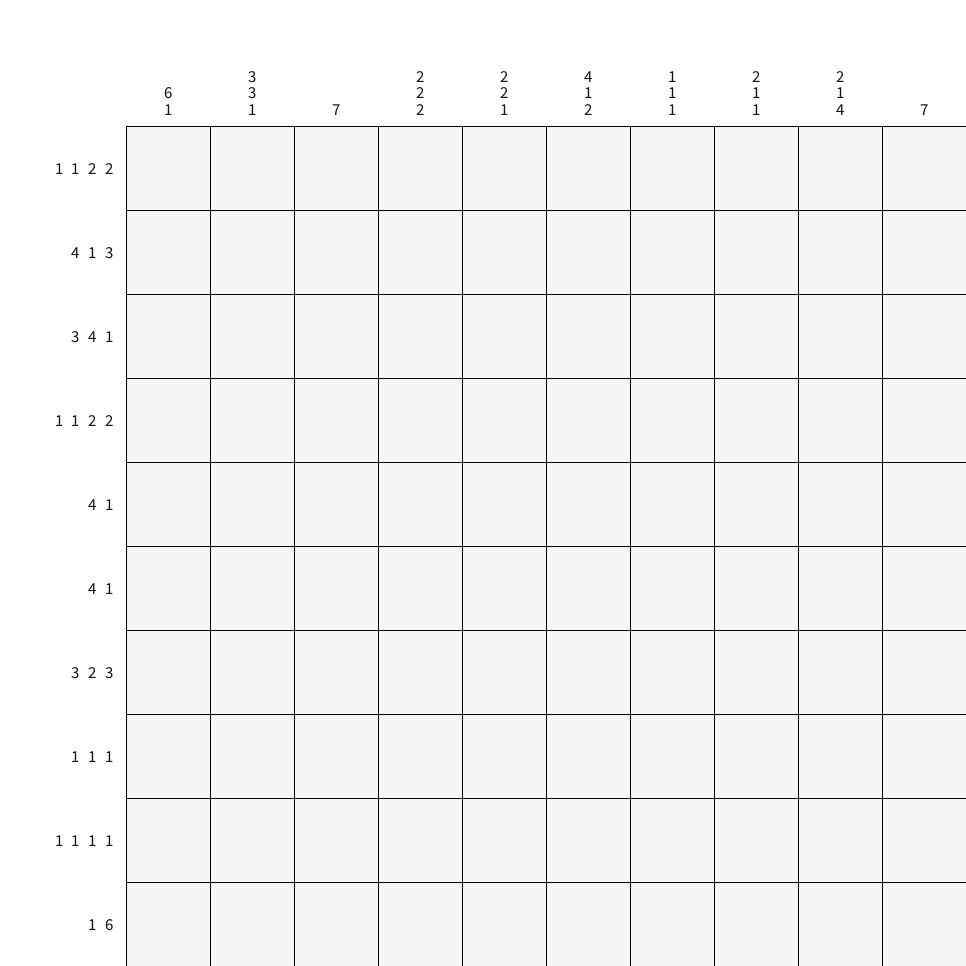
Frame 1 (no input)
Frame 60 (the mouse pressed at the canvas centre just before this capture): identical to frame 1, image omitted
Frame 120 (the mouse held since frame 60 and released just before this capture): identical to frame 1, image omitted

The Processing sketch that drew this single still picture (run headless with seeded random() and noise(); from frame 60 on, the mouse is pressed at the canvas centre):

// Processing sketch: Picross
// ── Picross.pde
Grid grid;
void setup() {
  size(966, 966);
  surface.setResizable(true);
  grid = new Grid(10);
  textAlign(CENTER, CENTER);
}

void draw() {
  background(255);
  grid.update();
  grid.draw();
}

class Grid {
  private int nGridSize, nTileSize;
  float fTextSize, fSideTiles;
  boolean[][] arbFilled;
  boolean leftPress = false, rightPress = false, isWon;
  TileState[][] arTileStates;
  PVector vCurSquare = new PVector(), vPrevSquare = new PVector();
  ArrayList<Integer>[] arlTop, arlLeft;
  Grid(int nGridSize) {
    this.nGridSize = nGridSize;
    init();
  }

  void init() {
    fSideTiles = 1.5;
    isWon = false;
    nTileSize = (int)(width/(nGridSize+fSideTiles));
    arbFilled = new boolean[nGridSize][nGridSize];
    arTileStates = new TileState[nGridSize][nGridSize];
    arlTop = new ArrayList[nGridSize];
    arlLeft = new ArrayList[nGridSize];
    fTextSize = (fSideTiles*nTileSize/ceil(nGridSize/2)/1.5);
    textSize(fTextSize);

    for (int y = 0; y < nGridSize; y++) {
      for (int x = 0; x < nGridSize; x++) {
        //*
        arbFilled[y][x] = random(10) < 5; 
        /*/
        arbFilled[y][x] = (y%2==0 && x%2 != 0) || x%2 == 0 && y%2!= 0) ? true : false; 
        //*/
        arTileStates[y][x] = TileState.EMPTY;
      }
    }

    for (int i = 0; i < nGridSize; i++) {
      arlTop[i] = new ArrayList<Integer>();
      for (int j = 0; j < nGridSize; j++) { //Top
        int nConsecutive = j;
        while (nConsecutive < nGridSize && arbFilled[nConsecutive][i]) {
          nConsecutive++;
        }
        if (nConsecutive - j != 0) {
          arlTop[i].add(nConsecutive - j);
        }
        j = nConsecutive;
      }

      arlLeft[i] = new ArrayList<Integer>();
      for (int j = 0; j < nGridSize; j++) { //Left
        int nConsecutive = j;
        while (nConsecutive < nGridSize && arbFilled[i][nConsecutive]) {
          nConsecutive++;
        }
        if (nConsecutive - j != 0) {
          arlLeft[i].add(nConsecutive - j);
        }
        j = nConsecutive;
      }
    }
    //*
    print("\t");
    for (int i = 0; i < nGridSize; i++) {
      print(arlTop[i] + "\t");
    }
    println();
    for (int i = 0; i < nGridSize; i++) {
      println(arlLeft[i]);
    }
    /*///*/
  }

  void update() {
    if (!isWon)
      isWon = checkWin();
    if (!isWon) {
      vCurSquare.set(floor((mouseX - fSideTiles * nTileSize)/nTileSize), floor((mouseY - fSideTiles * nTileSize)/nTileSize));
      if (!mousePressed || !vPrevSquare.equals(vCurSquare)) leftPress = rightPress = false;
      if (mouseButton != LEFT) leftPress = false;
      if (mouseButton != RIGHT) rightPress = false;
      vPrevSquare = vCurSquare.copy();

      if (mousePressed && mouseButton == LEFT) {
        if (!leftPress) {
          try {
            arTileStates[(int)vCurSquare.y][(int)vCurSquare.x] = (arTileStates[(int)vCurSquare.y][(int)vCurSquare.x] == TileState.FILLED) ? TileState.EMPTY : TileState.FILLED;
          } 
          catch (Exception e) {
          }
          leftPress = true;
        }
      } else if (mousePressed && mouseButton == RIGHT) {
        if (!rightPress) {
          try {
            arTileStates[(int)vCurSquare.y][(int)vCurSquare.x] = (arTileStates[(int)vCurSquare.y][(int)vCurSquare.x] == TileState.MARKED) ? TileState.EMPTY : TileState.MARKED;
          } 
          catch (Exception e) {
          }
          rightPress = true;
        }
      }
    }
  }

  void draw() {
    //*
    for (int y = 0; y < nGridSize; y++) {
      for (int x = 0; x < nGridSize; x++) {
        switch(arTileStates[y][x]) {
        case EMPTY:
          fill(245);
          break;
        case FILLED:
          fill(20);
          break;
        case MARKED:
          fill(245);
          rect((x+fSideTiles)*nTileSize, (y+fSideTiles)*nTileSize, nTileSize, nTileSize);
          line((x+fSideTiles)*nTileSize, (y+fSideTiles)*nTileSize, (x+fSideTiles+1)*nTileSize, (y+fSideTiles+1)*nTileSize);
          line((x+fSideTiles)*nTileSize, (y+fSideTiles+1)*nTileSize, (x+fSideTiles+1)*nTileSize, (y+fSideTiles)*nTileSize);
          continue;
        }
        rect((x+fSideTiles)*nTileSize, (y+fSideTiles)*nTileSize, nTileSize, nTileSize);
      }
    }
    /*/
     for (int y = 0; y < nGridSize; y++) {
     for (int x = 0; x < nGridSize; x++) {
     fill((arbFilled[y][x]) ? 20 : 245);
     rect((x+fSideTiles)*nTileSize + fSideTiles, (y+fSideTiles)*nTileSize, nTileSize, nTileSize);
     }
     }
     //*/

    for (int i = 0; i < nGridSize; i++) {
      for (int j = arlTop[i].size() - 1; j >= 0; j--) {
        fill((arlTop[i].get(j)<10)?20:#FF661A);
        text(arlTop[i].get(j).toString(), (i+fSideTiles) * nTileSize + nTileSize / 2, nTileSize * fSideTiles - (arlTop[i].size() - j) * fTextSize);
      }
    }
    for (int i = 0; i < nGridSize; i++) {
      for (int j = arlLeft[i].size() - 1; j >= 0; j--) {
        fill((arlLeft[i].get(j)<10)?20:#FF661A);
        text(arlLeft[i].get(j).toString(), nTileSize * fSideTiles - (arlLeft[i].size() - j) * fTextSize, (i+fSideTiles) * nTileSize + nTileSize / 2);
      }
    }

    if (isWon) {
      textSize(width/8);
      fill(#00FF00);
      text("YOU WIN", width/2, height/2);
      textSize(width/16);
      text("Press 'R' to Restart", width/2, height/2 + height/10);
      textSize(fTextSize);
    }
  }


  boolean checkWin() {
    for (int y = 0; y < nGridSize; y++) {
      for (int x = 0; x < nGridSize; x++) {
        if (arbFilled[y][x] && arTileStates[y][x] != TileState.FILLED) return false;
        if (!arbFilled[y][x] && arTileStates[y][x] == TileState.FILLED) return false;
      }
    }
    println("WON");
    return true;
  }
}

enum TileState {
  FILLED, EMPTY, MARKED;
}
